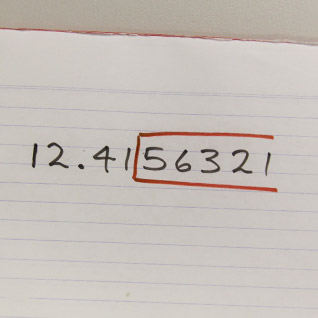
#> input picture SVM/image1.jpg, 318 x 318 px, given in place of the camera
$ jupyter execute --allow-errors multidig_rec_vid.ipynb   (older library calls are emulated)
#> lines starting #> are read from the running program, lines starting #| are printed output that depends on the picture; after the words box and inside, x2 and y2 are one past the last pixel; in counts of white or black regions, pixels touching at a corner belong together
[cell 1]
# Import the modules
import cv2
from sklearn.externals import joblib
from skimage.feature import hog
import numpy as np

#> (a cell that did not finish here is left out)

[cell 3]
def main():
    # Open Camera
    cap = cv2.VideoCapture(0)

    while (cap.isOpened()):
        # Capture frames from the camera
        ret, img = cap.read()
#> img is the input picture: shape (318, 318, 3); mean B, G, R 186.1, 191.3, 198.3
        # Apply get_img_contour_thresh function on frame
        img, contours, thresh = get_img_contour_thresh(img)

        ans = ''

        if len(contours) > 0:
            for ctr in contours:
                # Ranging contourArea
                if cv2.contourArea(ctr) > 1500 and cv2.contourArea(ctr)<5000 :
                    # Get rectangles contains each contour i.e. digit
                    rect = cv2.boundingRect(ctr)
                    # Dimensions of rectangle
                    x, y, w, h = rect

                    # Making new image containing coutour for classification
                    newImage = thresh[y:y + h, x:x + w]
                    # Resize the image
                    newImage = cv2.resize(newImage, (28, 28))
                    # Calculate the HOG features
                    newImage = np.array(newImage)
                    hog_ft = hog(newImage, orientations=9, pixels_per_cell=(14, 14),
                                 cells_per_block=(1, 1), block_norm='L2')
                    # Perform classification
                    hog_ft = pp.transform(np.array([hog_ft], 'float64'))
                    ans = clf.predict(hog_ft)
                    # Make the rectangular region around the digit and texting classified digit
                    cv2.rectangle(img, (x, y), (x + w, y + h), (255, 0, 0), 4)
                    cv2.putText(img, str(int(ans[0])), (x, y),cv2.FONT_HERSHEY_DUPLEX, 2, (0, 255, 255), 3)

        #Showing frame and threshold
        cv2.imshow("Frame", img)
        cv2.imshow("Contours", thresh)
        k = cv2.waitKey(10)
        if k == 30:
            break

def get_img_contour_thresh(img):

    # Change color-space from BGR -> Gray
    gray = cv2.cvtColor(img, cv2.COLOR_BGR2GRAY)

    # Apply Gaussian Blur and Threshold
    blur = cv2.GaussianBlur(gray, (5, 5), 0)
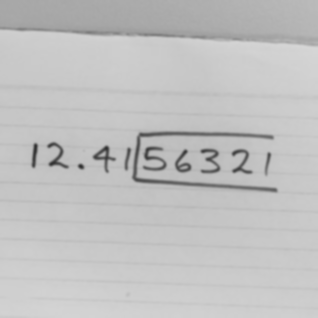
#> blur: shape (318, 318); min 46, max 214, mean 192.8
    ret, thresh = cv2.threshold(blur, 70, 255, cv2.THRESH_BINARY_INV + cv2.THRESH_OTSU)
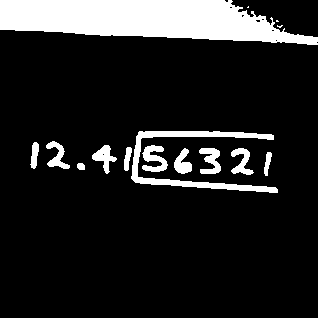
#> thresh: shape (318, 318); 13.9% white; 15 white regions (3 under 20 px)
#> ret = 177

    # Find contours
    _,contours, hierarchy = cv2.findContours(thresh, cv2.RETR_TREE, cv2.CHAIN_APPROX_SIMPLE)
#> contours = 22 contours, 10 with area under 20; largest, box (x1, y1, x2, y2) and area: (0, 0, 318, 45) 9398, (131, 131, 278, 193) 1551, (142, 145, 168, 172) 336, (199, 148, 221, 174) 290, (92, 145, 117, 174) 271

    return img, contours, thresh

#> (a cell that did not finish here is left out)

#> the loop in main, `for ctr in contours:` made 12 passes
#> (x, y, w, h) on pass 12: (131, 131, 147, 62)
#> ctr on pass 9: [[102, 154], [103, 153], [104, 154], [103, 155]]
#> after the loop in main, `for ctr in contours:`:
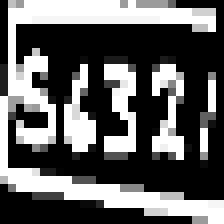
#> newImage: shape (28, 28) (shown 8 times larger); min 0, max 255, mean 95.3

$ run again, on SVM/image3.jpg
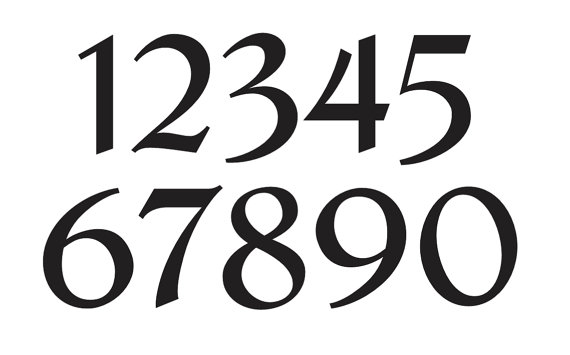
#> input picture SVM/image3.jpg, 570 x 355 px, given in place of the camera
#> in main, img is the input picture: shape (355, 570, 3); mean B, G, R 217.4, 217.3, 217.6
#> in get_img_contour_thresh, `ret, thresh = cv2.threshold(blur, 70, 255, cv2.THRESH_BINARY_INV + cv2..`:
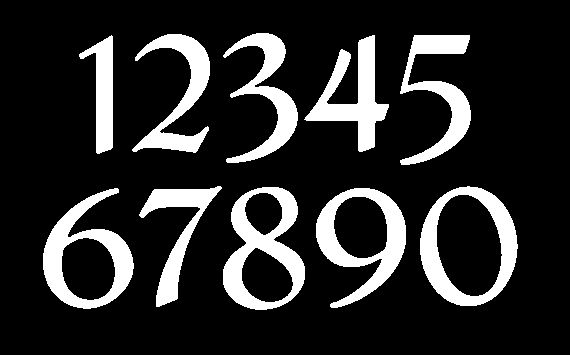
#> thresh: shape (355, 570); 16.9% white; 10 white regions
#> ret = 149
#> in get_img_contour_thresh, `_,contours, hierarchy = cv2.findContours(thresh, cv2.RETR_TREE, cv2.CH..`: contours = 15 contours; largest, box (x1, y1, x2, y2) and area: (420, 186, 518, 306) 9022, (223, 187, 305, 310) 7238, (43, 188, 134, 309) 6417, (316, 188, 406, 308) 6400, (436, 194, 503, 297) 5193
#> the loop in main, `for ctr in contours:` made 2 passes
#> (x, y, w, h) on pass 2: (333, 196, 55, 63)
#> pass 2, in main, `newImage = cv2.resize(newImage, (28, 28))`:
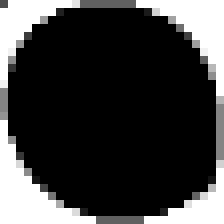
#> newImage: shape (28, 28) (shown 8 times larger); min 0, max 255, mean 61.7
